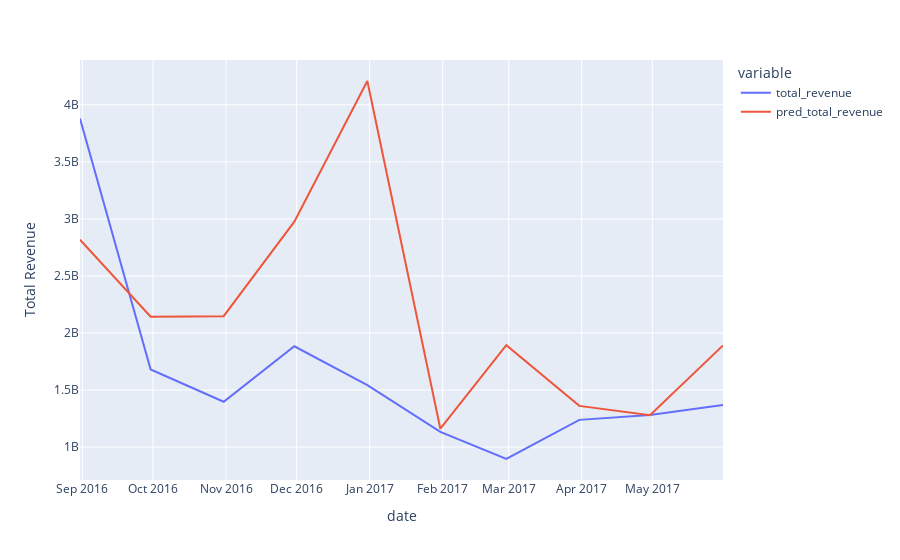

Notebook code cell kept with this figure:
### Code cell
import plotly.graph_objects as go
import plotly.express as px
from plotly.subplots import make_subplots

fig = px.line(df_pred.resample('M').mean(), labels={'value': 'Total Revenue'})
fig.show()

### Figure 1 — Plotly figure (JSON) as saved in the notebook; plotly's stock layout.template omitted (floating-point values rounded to 4 significant figures)
{"data": [{"hovertemplate": "variable=total_revenue<br>date=%{x}<br>Total Revenue=%{y}<extra></extra>", "legendgroup": "total_revenue", "line": {"color": "#636efa", "dash": "solid"}, "marker": {"symbol": "circle"}, "mode": "lines", "name": "total_revenue", "orientation": "v", "showlegend": true, "type": "scatter", "x": ["2016-08-31T00:00:00", "2016-09-30T00:00:00", "2016-10-31T00:00:00", "2016-11-30T00:00:00", "2016-12-31T00:00:00", "2017-01-31T00:00:00", "2017-02-28T00:00:00", "2017-03-31T00:00:00", "2017-04-30T00:00:00", "2017-05-31T00:00:00"], "xaxis": "x", "y": [3880000000.0, 1680000000.0, 1397000000.0, 1883000000.0, 1543000000.0, 1134000000.0, 895300000.0, 1238000000.0, 1281000000.0, 1369000000.0], "yaxis": "y"}, {"hovertemplate": "variable=pred_total_revenue<br>date=%{x}<br>Total Revenue=%{y}<extra></extra>", "legendgroup": "pred_total_revenue", "line": {"color": "#EF553B", "dash": "solid"}, "marker": {"symbol": "circle"}, "mode": "lines", "name": "pred_total_revenue", "orientation": "v", "showlegend": true, "type": "scatter", "x": ["2016-08-31T00:00:00", "2016-09-30T00:00:00", "2016-10-31T00:00:00", "2016-11-30T00:00:00", "2016-12-31T00:00:00", "2017-01-31T00:00:00", "2017-02-28T00:00:00", "2017-03-31T00:00:00", "2017-04-30T00:00:00", "2017-05-31T00:00:00"], "xaxis": "x", "y": [2818000000.0, 2143000000.0, 2147000000.0, 2976000000.0, 4209000000.0, 1161000000.0, 1893000000.0, 1361000000.0, 1279000000.0, 1890000000.0], "yaxis": "y"}], "layout": {"legend": {"title": {"text": "variable"}, "tracegroupgap": 0}, "margin": {"t": 60}, "xaxis": {"anchor": "y", "domain": [0, 1], "title": {"text": "date"}}, "yaxis": {"anchor": "x", "domain": [0, 1], "title": {"text": "Total Revenue"}}}}
